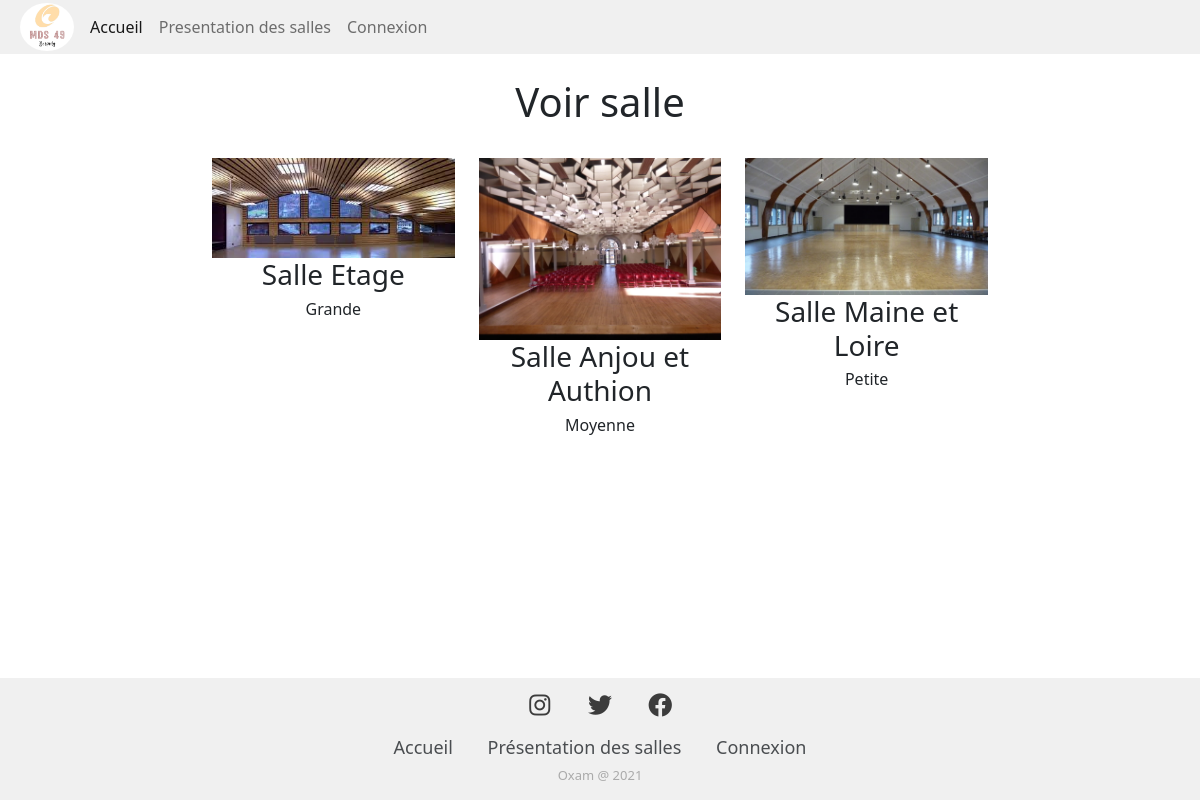
Screenshot of /index.php?uc=salles with the database file from the repository.
### tables this page shows
CREATE TABLE `salle` (
  `Id_Salle` int(11) NOT NULL,
  `nom_salle` varchar(50) DEFAULT NULL,
  `description` text,
  `nom_image` varchar(50) DEFAULT NULL,
  `Id_Categorie` int(11) NOT NULL
);

CREATE TABLE `categorie` (
  `Id_Categorie` int(11) NOT NULL,
  `capacite` varchar(50) DEFAULT NULL,
  `nom_categorie` varchar(50) DEFAULT NULL
);

### util/Class.pdo.OXAM.inc.php (called while the page is built, shortened)
<?php
function getSalles() {
    $resultat = array();
    try {
        $pdo = connexionPDO();
        $req = $pdo->prepare("SELECT * from salle inner join categorie on salle.Id_Categorie=categorie.Id_Categorie");
        $req->execute();
        $ligne = $req->fetch(PDO::FETCH_ASSOC);
        while ($ligne) {
            $resultat[] = $ligne;
            $ligne = $req->fetch(PDO::FETCH_ASSOC);
        }
    } catch (PDOException $e) {
        print "Erreur !: " . $e->getMessage();
        die();
    }
    return $resultat;
}
?>

### vues/voirSalle.php (the view, shortened to what this page needs)
<link rel="stylesheet" type="text/css" href="util/salle.css">
<h1><center>Voir salle</center></h1><br>
<div class="container-fluid">
	<div class="row">
		<div class="col-xs-0 col-sm-0 col-md-1 col-lg-2"></div>
		<div class="col-xs-12 col-sm-12 col-md-10 col-lg-8">
			<div class="row">
				<?php
					$Salles = getSalles();
					$a = 0;
					while($a != sizeof($Salles)){
						$nomsalle = $Salles[$a]['nom_salle'];
						$nomimage = $Salles[$a]['nom_image'];
						$idsalle = $Salles[$a]['Id_Salle'];
						$nomcate = $Salles[$a]['nom_categorie'];
						echo '
					<div class="col-xs-12 col-sm-12 col-md-6 col-lg-4">
						<div class="blockvoisalle" onclick="window.location=\'index.php?uc=salles&action=voirsalle&id='.$idsalle.'\'" style="cursor: pointer">
							<img class="image" src="image/'.$nomimage.'">
							<center><h3>'.$nomsalle.'</h3><h6>'.$nomcate.'</h6></center>
						</div>
					</div>
						';
						$a = $a+1;
					}
				?>
			</div>
		</div>
	</div><br>
	<br>
</div>

### util/salle.css (style rules this page uses)
.image { max-width: 100%; width: auto; height: auto; display: block; margin-left: auto; margin-right: auto; }

### util/footer.css (style rules this page uses)
* { margin: 0; padding: 0; box-sizing: border-box; }
body { font-weight: 400; background-color: white; }

### rows the page displays
salle: nom_image (picture), nom_salle "Salle Etage", Id_Categorie.nom_categorie "Grande"
salle: nom_image (picture), nom_salle "Salle Anjou et Authion", Id_Categorie.nom_categorie "Moyenne"
salle: nom_image (picture), nom_salle "Salle Maine et Loire", Id_Categorie.nom_categorie "Petite"
